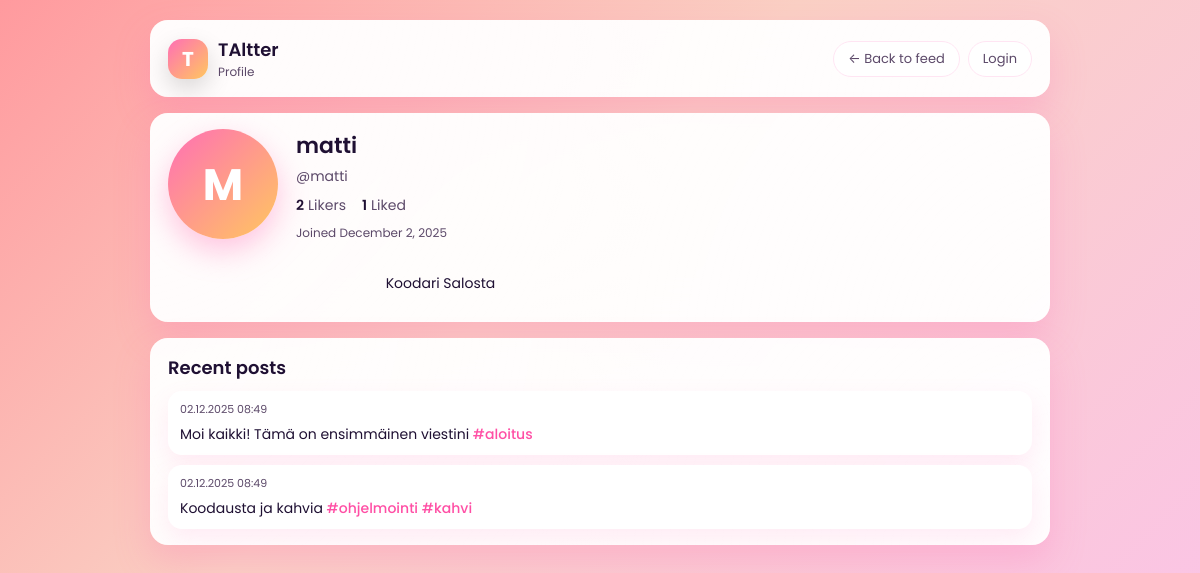
The page /site/profile.php?u=Matti on the database as committed earlier.
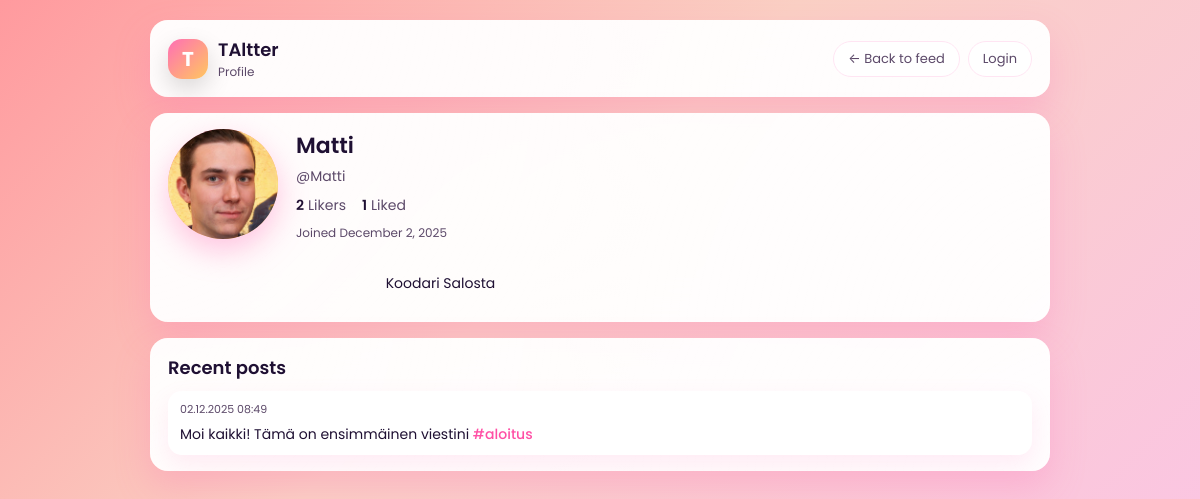
The same page on the database as committed later.
### tables this page shows
CREATE TABLE `users` (
  `user_id` int(11) NOT NULL,
  `username` varchar(50) NOT NULL,
  `email` varchar(100) NOT NULL,
  `password_hash` varchar(255) NOT NULL,
  `bio` text DEFAULT NULL,
  `profile_picture_url` varchar(255) DEFAULT NULL,
  `created_at` timestamp NOT NULL DEFAULT current_timestamp(),
  `last_seen_mentions` datetime DEFAULT NULL,
  `last_seen_shares` datetime DEFAULT NULL,
  `last_seen_likes` datetime DEFAULT NULL
);

CREATE TABLE `posts` (
  `post_id` int(11) NOT NULL,
  `user_id` int(11) NOT NULL,
  `content` varchar(144) NOT NULL,
  `created_at` timestamp NOT NULL DEFAULT current_timestamp(),
  `edited_at` datetime DEFAULT NULL
);

### site/config.php (called while the page is built, shortened)
<?php
function current_user_id() {
    return $_SESSION['user_id'] ?? null;
}
?>

### site/profile.php (the view, shortened to what this page needs)
<?php
require_once 'config.php';
$user = $_GET['u'] ?? null;
$stmt = $mysqli->prepare("SELECT user_id, username, bio, profile_picture_url, created_at FROM users WHERE username = ?");
$stmt->bind_param('s', $user);
$stmt->execute();
$res = $stmt->get_result();
$row = $res->fetch_assoc();
$profileUserId = $row['user_id'];
$stmt = $mysqli->prepare("SELECT COUNT(*) as cnt FROM follows WHERE following_id = ?");
$stmt->bind_param("i", $profileUserId);
$stmt->execute();
$followersCount = $stmt->get_result()->fetch_assoc()['cnt'];
$stmt = $mysqli->prepare("SELECT COUNT(*) as cnt FROM follows WHERE follower_id = ?");
$stmt->bind_param("i", $profileUserId);
$stmt->execute();
$followingCount = $stmt->get_result()->fetch_assoc()['cnt'];
?>
<!doctype html>
<html lang="en">
<head>
</head>
<body>
<div class="app-shell">
    <div class="card">
        <div class="card-inner topbar">
            <div class="topbar-left">
                <div class="logo-badge">T</div>
                <div class="app-title">
                    <span>TAltter</span>
                    <span>Profile</span>
                </div>
            </div>
            <div class="topbar-right">
                <a href="index.php" class="btn-outline">← Back to feed</a>
                <?php if (current_user_id()): ?>
                    <a href="logout.php" class="btn-outline">Logout</a>
                <?php else: ?>
                    <a href="login.php" class="btn-outline">Login</a>
                <?php endif; ?>
            </div>
        </div>
    </div>
    <div class="card">
        <div class="card-inner profile-header">
            <div class="profile-avatar">
                <?php if (!empty($row['profile_picture_url'])): ?>
                    <img src="<?= htmlspecialchars($row['profile_picture_url']) ?>" alt="Profile picture">
                <?php else: ?>
                    <?php
                    $firstChar = substr($row['username'], 0, 1);
                    ?>
                    <div class="profile-avatar-fallback">
                        <?= strtoupper(htmlspecialchars($firstChar)) ?>
                    </div>
                <?php endif; ?>
            </div>
            <div class="profile-main">
                <h1 class="profile-username"><?= htmlspecialchars($row['username']) ?></h1>
                <div class="profile-handle">@<?= htmlspecialchars($row['username']) ?></div>
<div class="profile-stats">
    <a class="profile-stat-link" href="followers.php?u=<?= urlencode($row['username']) ?>">
        <span class="profile-stat-number"><?= $followersCount ?></span>
        <span class="profile-stat-label">Likers</span>
    </a>
    <a class="profile-stat-link" href="following.php?u=<?= urlencode($row['username']) ?>">
        <span class="profile-stat-number"><?= $followingCount ?></span>
        <span class="profile-stat-label">Liked</span>
    </a>
</div>
                <div class="profile-meta">
                    Joined <?= htmlspecialchars(date('F j, Y', strtotime($row['created_at']))) ?>
                </div>
                <?php if (!empty($row['bio'])): ?>
                    <div class="profile-bio">
                        <?= nl2br(htmlspecialchars($row['bio'])) ?>
                    </div>
                <?php endif; ?>
            </div>
        </div>
    </div>
    <div class="card">
        <div class="card-inner">
            <h2 class="section-title">Recent posts</h2>
            <div class="post-list">
                <?php
                $stmt = $mysqli->prepare("
                    SELECT
                    post_id,
                    content,
                    DATE_FORMAT(created_at, '%d.%m.%Y %H:%i') AS created_at
                    FROM posts
                    WHERE user_id = ?
                    ORDER BY created_at DESC
                    LIMIT 50
                    ");
                $stmt->bind_param('i', $row['user_id']);
                $stmt->execute();
                $r = $stmt->get_result();
                while ($p = $r->fetch_assoc()) {
                    $c = htmlspecialchars($p['content']);
                    $c = preg_replace(
                        '/#([A-Za-z0-9_åäöÅÄÖ\-]+)/u',
                        '<a href="index.php?hashtag=$1">#$1</a>',
                        $c
                    );
                    $c = preg_replace(
                        '/@([A-Za-z0-9_]+)/',
                        '<a href="profile.php?u=$1">@$1</a>',
                        $c
                    );
                    echo "<div class='post-card'>
                            <div class='post-meta'>".$p['created_at']."</div>
                            <div class='post-body'>$c</div>
                        </div>";
                }
                ?>
            </div>
        </div>
    </div>
</div>
</body>
</html>

### site/profile.php (style rules this page uses)
:root { --accent: #ff6fb5; --accent-dark: #ff4fa5; --accent-soft: #ffe5f3; --bg-card: rgba(255, 255, 255, 0.95); --input-border: #ffd4ec; --text-main: #1f1033; --text-soft: #5c4969; --chip-bg: #fce4ff; --chip-text: #6f2f8f; }
*, *::before, *::after { box-sizing: border-box; }
body { margin: 0; min-height: 100vh; font-family: "Poppins", system-ui, -apple-system, BlinkMacSystemFont, "Segoe UI", sans-serif; background: linear-gradient(135deg, #ff9a9e 0%, #fad0c4 40%, #fbc2eb 100%); padding: 20px 12px 28px; color: var(--text-main); }
.app-shell { max-width: 900px; margin: 0 auto; display: flex; flex-direction: column; gap: 16px; }
.card { background: var(--bg-card); backdrop-filter: blur(18px); border-radius: 18px; padding: 16px 18px; box-shadow: 0 16px 35px rgba(255, 105, 180, 0.25); position: relative; overflow: hidden; }
.card::before { content: ""; position: absolute; inset: -40px; background: radial-gradient(circle at top left, rgba(255,255,255,0.6), transparent 55%), radial-gradient(circle at bottom right, rgba(255,255,255,0.5), transparent 55%); opacity: 0.5; pointer-events: none; }
.card-inner { position: relative; z-index: 1; }
.topbar { display: flex; align-items: center; justify-content: space-between; gap: 12px; }
.topbar-left { display: flex; align-items: center; gap: 10px; }
.logo-badge { width: 40px; height: 40px; border-radius: 14px; background: linear-gradient(135deg, #ff6fb5, #ffc75f); display: flex; align-items: center; justify-content: center; color: #fff; font-weight: 700; font-size: 20px; box-shadow: 0 10px 25px rgba(0,0,0,0.15); }
.app-title { display: flex; flex-direction: column; }
.app-title span:first-child { font-weight: 600; font-size: 18px; }
.app-title span:last-child { font-size: 12px; color: var(--text-soft); }
.topbar-right { display: flex; align-items: center; gap: 8px; flex-wrap: wrap; }
a { color: var(--accent-dark); text-decoration: none; }
.btn-outline { border-radius: 999px; border: 1.5px solid var(--accent-soft); background: rgba(255,255,255,0.9); padding: 7px 14px; font: inherit; font-size: 13px; cursor: pointer; color: var(--text-soft); display: inline-flex; align-items: center; gap: 6px; transition: background 0.12s, border-color 0.12s, transform 0.08s; }
.profile-header { display: flex; gap: 18px; align-items: flex-start; flex-wrap: wrap; }
.profile-avatar { width: 110px; height: 110px; border-radius: 50%; background: linear-gradient(135deg, #ff6fb5, #ffc75f); position: relative; flex-shrink: 0; overflow: hidden; box-shadow: 0 12px 30px rgba(255, 111, 181, 0.4); }
.profile-avatar img { width: 100%; height: 100%; object-fit: cover; }
.profile-main { flex: 1; min-width: 0; }
.profile-username { margin: 0; font-size: 22px; font-weight: 600; }
.profile-handle { margin: 4px 0 8px; font-size: 14px; color: var(--text-soft); }
.profile-stats { display: flex; gap: 16px; margin: 8px 0; font-size: 14px; }
.profile-stat-link { display: flex; gap: 4px; align-items: baseline; text-decoration: none; color: inherit; cursor: pointer; }
.profile-stat-number { font-weight: 600; color: var(--text-main); }
.profile-stat-label { color: var(--text-soft); }
.profile-meta { font-size: 12px; color: var(--text-soft); margin-top: 4px; }
.profile-bio { margin-top: 10px; font-size: 14px; white-space: pre-wrap; }
.section-title { margin: 0 0 10px; font-size: 18px; font-weight: 600; }
.post-list { display: flex; flex-direction: column; gap: 10px; }
.post-card { border-radius: 14px; padding: 10px 12px; background: #ffffff; box-shadow: 0 10px 25px rgba(255, 105, 180, 0.12); font-size: 14px; }
.post-meta { font-size: 11px; color: var(--text-soft); margin-bottom: 6px; }
.post-body a { color: var(--accent-dark); font-weight: 500; }
.profile-avatar-fallback { width: 100%; height: 100%; display: flex; align-items: center; justify-content: center; color: #fff; font-size: 44px; font-weight: 700; }

Rows that differ between the two databases and show on the page:
removed posts: created_at "02.12.2025 08:49", content "Koodausta ja kahvia #ohjelmointi #kahvi"
changed users "Koodari Salosta": profile_picture_url: picture added; username "matti" → "Matti"; username "M" → (not shown)
